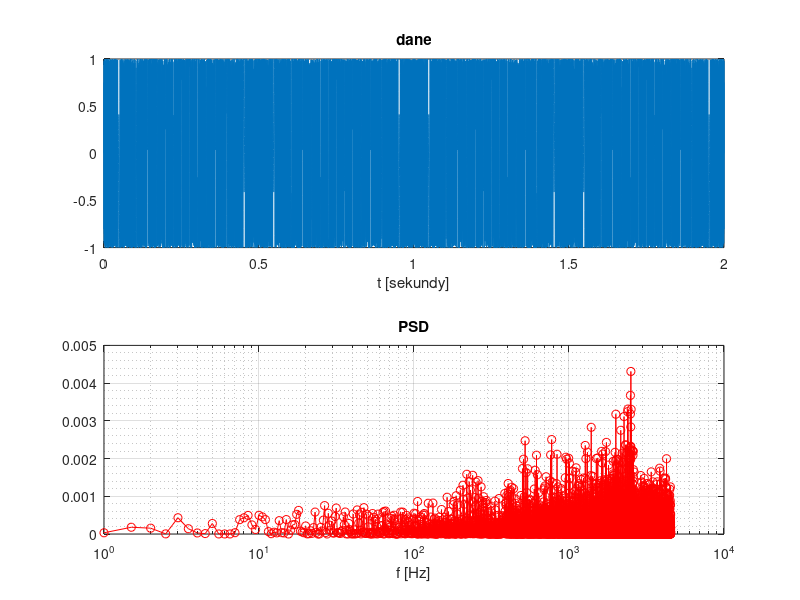

Reproduce this figure in MATLAB.
% Obliczanie PSD z pomocą FFT

% Czytanie wartości y, 
% rekonstrukcja wartości x.
%
%[y, fs] = audioread('data/labrador-barking-daniel_simon.wav');

fsignal = 350; % częstotliwość sygnału, Hz
fs = 8.23*pi * fsignal;

t1 = 0.0; % początek, czas w sekundach
t2 = 2.0; % koniec, czas w sekundach
N_SAMPLES = (t2 - t1) * fs;
t = linspace(t1, t2, N_SAMPLES);
b=(2*pi*t);
xm=sin(b);
ff=abs(xm);
f=fs*ff;
y = sin(2 * pi * f );
y = y.';

% Tylko 1 kanał
%
 y = y(:,1);

%sound(y, fs);

N = length(y);
Delta = 1 ./ fs; 
x = (0:(N-1))' .* Delta;

% Rysowanie danych wejściowych
%
figure(1);
clf;
subplot(2, 1, 1); 
plot(x,y); 
title('dane'); 
xlabel('t [sekundy]')

% Jawne utworzenie skali częstotliwości.
%
f = (-N/2:N/2)' ./ (N .* Delta);

% Szybka transformacja Fouriera,
% mnożenie przez Delta jest konieczne
% jeżeli chcemy mieć dobre jednoski fizyczne.
%
F = fft(y) .* Delta;

% Przetasowanie wyników tak, aby przebiegały
% od najmniejszej wartości f, a nie od zera.
% Inaczej trochę dla parzystych/nieparzystych N.
%
if mod(N,2) == 0
  F = fftshift(F); % parzyste N
  F = [F; F(1) ]; 
else
  F = [F; F(1) ];  % nieparzyste N
  F = fftshift(F);
end

% PSD liczymy według wzoru:
%
%   p  = abs(F).^2 + abs(flipud(F)).^2;
%
% Poniżej jest nieco szybszy sposób obliczenia
% dający te same wyniki.
%
p  = 2.0*abs(F).^2;

% Zostawiamy tylko PSD dla wartości dodatnich f.
% To samo robimy ze skalą częstotliwości f.
%
p  = p(f >= 0);
pf = f(f >= 0);

% Rysujemy PSD po transformacji.
%
subplot(2, 1, 2); 
semilogx(pf, p, '-ro'); 
title('PSD'); 
xlabel('f [Hz]'); 
xlim([1, 10000]);
grid on;
grid minor;
